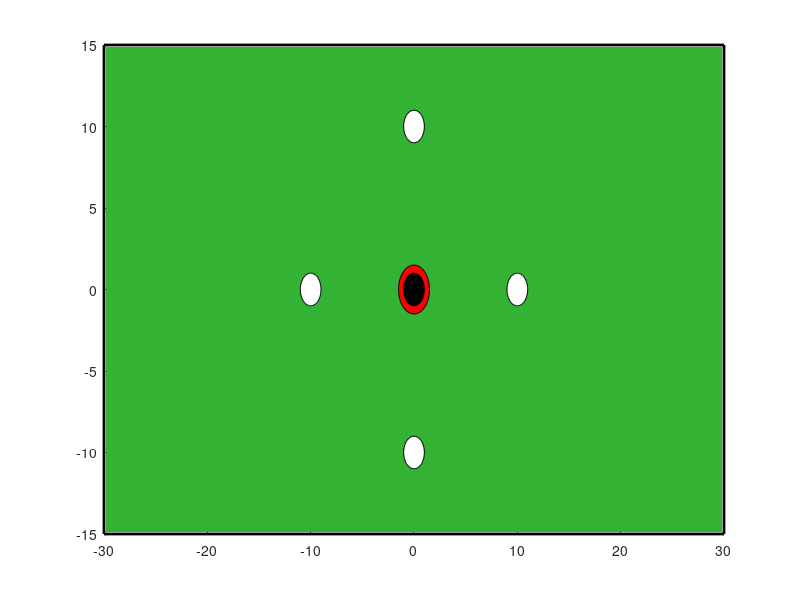

Source code (MATLAB):
clc; clear; close all;

% Parameters
dt = 0.05; % Time step
N = 100; % Number of iterations
L = 60; % Length of board
W = 30; % Width of board
mu = 0.5; % Friction coefficient
g = 9.81; % Acceleration due to gravity

% Board setup
figure('position',[500 150 700 500]);
rectangle('Position', [-L/2 -W/2 L W], 'EdgeColor', 'k', 'LineWidth', 2);
rectangle('Position', [-L/2 -W/2 L W], 'FaceColor', [0.2 0.7 0.2]);

% Coin setup
r = 1; % Coin radius
xc = [10 -10 0 0 0]; % x-coordinate of coins
yc = [0 0 10 -10 0]; % y-coordinate of coins
vc = zeros(2,5); % Velocity of coins
hc = zeros(1,5); % Handle for coins
color = ['w', 'w', 'w', 'w', 'k']; % Color of coins

% Add striker
rs = 1.5*r; % Striker radius
xs = 0; % x-coordinate of striker
ys = 0; % y-coordinate of striker
vs = zeros(2,1); % Velocity of striker
hs = rectangle('Position', [xs-rs, ys-rs, 2*rs, 2*rs], 'Curvature', [1 1], 'FaceColor', 'r'); % Handle for striker

% Create handles for coins
for i = 1:5
    hc(i) = rectangle('Position', [xc(i)-r, yc(i)-r, 2*r, 2*r], 'Curvature', [1 1], 'FaceColor', color(i));
end

% Run simulation
for i = 1:N
    % Update positions
    xc = xc + vc(1,:)*dt;
    yc = yc + vc(2,:)*dt;
    xs = xs + vs(1)*dt;
    ys = ys + vs(2)*dt;
    
    % Handle collisions with board boundaries
    out_of_bounds = xc > L/2-r | xc < -L/2+r | yc > W/2-r | yc < -W/2+r;
    vc(:,out_of_bounds) = -mu*vc(:,out_of_bounds);
    xc(out_of_bounds) = xc(out_of_bounds) - 2*dt*vc(1,out_of_bounds);
    yc(out_of_bounds) = yc(out_of_bounds) - 2*dt*vc(2,out_of_bounds);
    vs(:,xs > L/2-rs | xs < -L/2+rs | ys > W/2-rs | ys < -W/2+rs) = -mu*vs(:,xs > L/2-rs | xs < -L/2+rs | ys > W/2-rs | ys < -W/2+rs);
     % Handle collisions with other coins and striker
    for j = 1:5
        for k = 1:5
            if j ~= k
                dist = norm([xc(j) yc(j)] - [xc(k) yc(k)]);
                if dist < 2*r
                    n = ([xc(j) yc(j)] - [xc(k) yc(k)])/dist;
                    vt1 = dot(vc(:,j), n);
                    vt2 = dot(vc(:,k), n);
                    if vt1 > vt2
                        vc(:,j) = vc(:,j) - (1+mu)*(vt1-vt2)*n;
                    end
                end
            end
        end
    end
end
